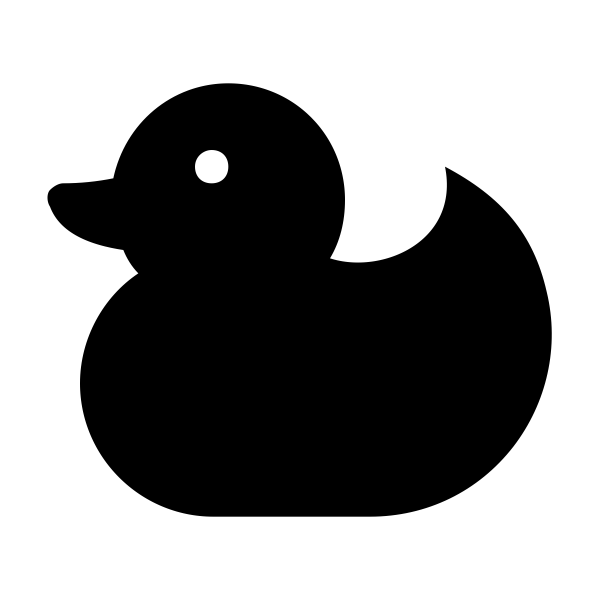
#> input picture PythonRecipes/duck.png, 1200 x 1200 px (shown at 1/2 size)
$ jupyter execute ColorMapIndexer.ipynb
#> lines starting #> are read from the running program, lines starting #| are printed output that depends on the picture
[cell 1]
import numpy as np
import matplotlib.pyplot as plt
from matplotlib.colors import ListedColormap

import sys
sys.path.append('../')
import amglib.imageutils as amg
import amglib.readers as amgio
import amglib.plotsupport as ps

import skimage.io as io

[cell 2]
x = io.imread('duck.png')[0].astype(float)+1
#> x = 1200 rows, first 6: [1, 1, 1, 1], [1, 1, 1, 1], [1, 1, 1, 1], [1, 1, 1, 1], [1, 1, 1, 1], [1, 1, 1, 1]
n = io.imread('frog.png')[0].astype(float)+1
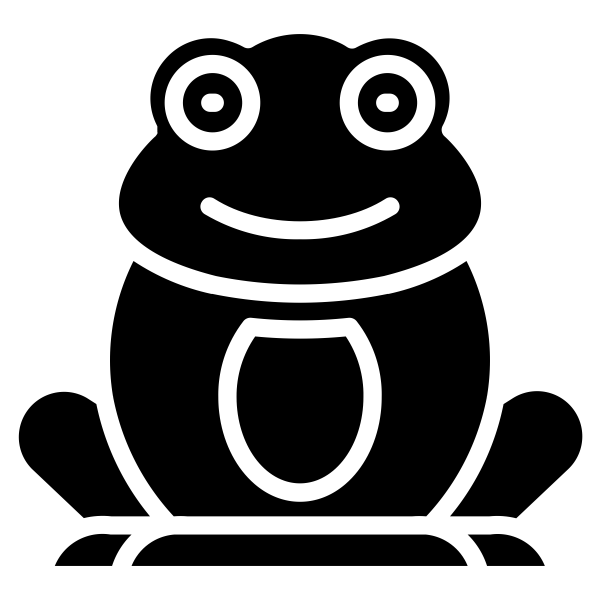
#> input picture PythonRecipes/frog.png, 1200 x 1200 px (shown at 1/2 size)
#> n has the same summary as x

[cell 3]
np.max(x)
#> Out = 1

[cell 4]
s=0.2
nx = x+s*np.random.normal(size=x.shape)
#> nx = 1200 rows, first 6: [1.35, 1.08, 1.2, 1.45], [1.37, 0.805, 1.19, 0.97], [0.979, 1.08, 1.03, 1.29], [1.15, 1.02, 1.09, 1.07], [1.3, 0.959, 1.06, 0.829], [0.489, 1.13, 1.17, 0.852]
nn = n+s*np.random.normal(size=n.shape)
#> nn = 1200 rows, first 6: [1.08, 0.783, 1.08, 1.1], [1.16, 0.929, 1.02, 1.25], [0.86, 0.992, 1.4, 1.06], [1.19, 1.06, 1.2, 1.1], [0.956, 0.952, 0.954, 1.13], [1, 0.997, 1.02, 1.05]

[cell 5]
def color_map_index_transform(img1,img2,N=256, colormixer = [0,1,2]) :
#> called with img1 = array of shape (1200, 4), img2 = array of shape (1200, 4), N = 256
    img1=img1.astype(float)
#> img1 has the same summary as nn outside color_map_index_transform
    img2=img2.astype(float)
#> img2 has the same summary as nx outside color_map_index_transform
    img1=(img1-np.min(img1))/(np.max(img1)-np.min(img1))
#> img1 = 1200 rows, first 6: [0.551, 0.318, 0.547, 0.563], [0.615, 0.431, 0.501, 0.678], [0.378, 0.481, 0.8, 0.534], [0.634, 0.534, 0.644, 0.563], [0.453, 0.45, 0.451, 0.59], [0.491, 0.484, 0.5, 0.53]
    img2=(img2-np.min(img2))/(np.max(img2)-np.min(img2))
#> img2 = 1200 rows, first 6: [0.73, 0.549, 0.626, 0.793], [0.744, 0.366, 0.622, 0.476], [0.482, 0.55, 0.515, 0.689], [0.597, 0.512, 0.555, 0.54], [0.694, 0.469, 0.537, 0.383], [0.157, 0.583, 0.611, 0.398]
    carray = np.zeros([N*N,3])
    carray[:,colormixer[0]] = np.repeat(np.linspace(0,1,N),N)
    carray[:,colormixer[1]] = np.tile(np.linspace(0,1,N),N)
    carray[:,colormixer[2]] = 0.5*(carray[:,colormixer[0]] + carray[:,colormixer[1]])

    cmap = ListedColormap(carray)

   # idximg = (N-1)*img2 + img1
   # idximg =  (N-1) * img1
    idximg = ((N*N-1)*img2).astype('uint16') + ((N-1) * img1).astype('uint16')
#> idximg = 1200 rows, first 6: [47968, 36058, 41143, 52115], [48884, 24116, 40882, 31356], [31699, 36189, 33954, 45273], [39274, 33693, 36521, 35542], [45598, 30831, 35335, 25228], [10440, 38302, 40138, 26185]


    return idximg, cmap, carray

[cell 6]
N=256
mix,cmap,carray=color_map_index_transform(nn,nx,N=N,colormixer=[0,2,1])
#> mix has the same summary as idximg in color_map_index_transform
fig,ax=plt.subplots(1,figsize=[8,8])
a1=ax.imshow(mix,cmap=cmap)
fig.colorbar(a1,ax=ax);
mix.dtype
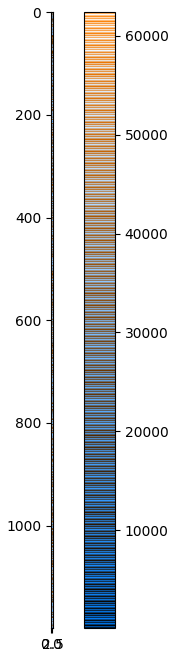
#> figure drawn by matplotlib, 2 panels

[cell 7]
fig,ax=plt.subplots(1,3,figsize=[15,5])

ax[0].imshow(mix)
a1=ax[1].imshow(np.ceil(mix/(N-1)))
a2=ax[2].imshow(np.fmod(mix,(N-1)))
fig.colorbar(a1,ax=ax[1])
fig.colorbar(a2,ax=ax[2])
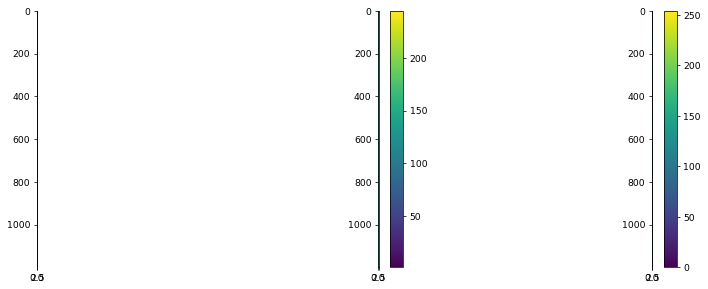
#> figure drawn by matplotlib, 5 panels

# Display color map

[cell 8]
import matplotlib.patches as mpatches
N=256
img=np.arange(0,N**2).reshape(N,N)
fig,ax=plt.subplots(1,figsize=[8,8]);
ax.imshow(img,cmap=cmap,interpolation='none',origin='lower');
#ax.arrow(x=64, y=64, dx=128, dy=128, width=.06)
ax.set_xlabel('Neutrons');
ax.set_ylabel('X-ray');
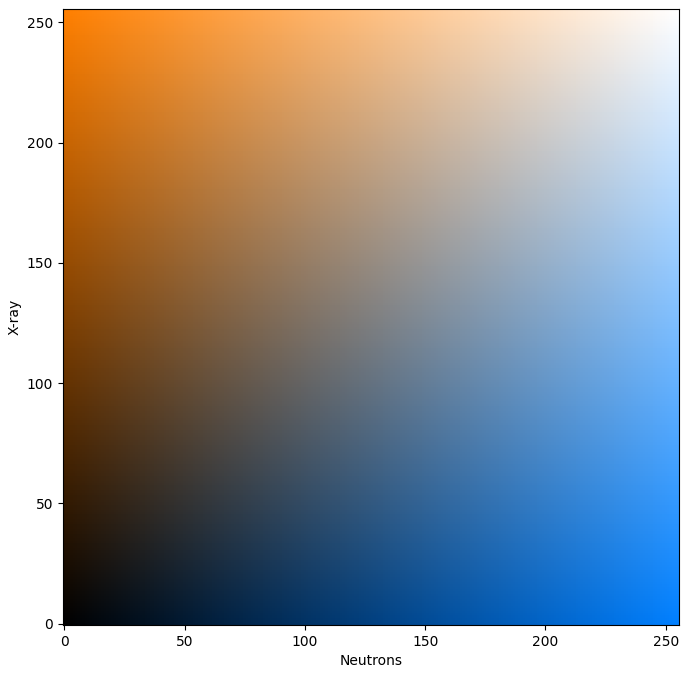
#> figure drawn by matplotlib, 1 panel
